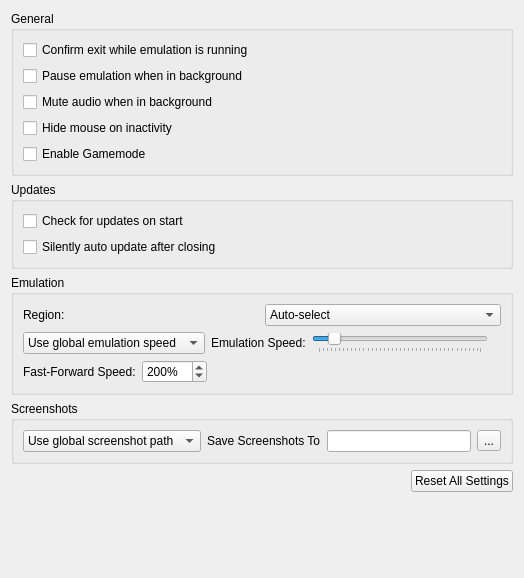
<?xml version="1.0" encoding="UTF-8"?>
<ui version="4.0">
 <class>ConfigureGeneral</class>
 <widget class="QWidget" name="ConfigureGeneral">
  <property name="geometry">
   <rect>
    <x>0</x>
    <y>0</y>
    <width>524</width>
    <height>578</height>
   </rect>
  </property>
  <property name="windowTitle">
   <string>Form</string>
  </property>
  <layout class="QHBoxLayout" name="horizontalLayout">
   <item>
    <layout class="QVBoxLayout" name="verticalLayout">
     <item>
      <widget class="QGroupBox" name="general_group">
       <property name="title">
        <string>General</string>
       </property>
       <layout class="QVBoxLayout" name="verticalLayout_5">
        <item>
         <widget class="QCheckBox" name="toggle_check_exit">
          <property name="text">
           <string>Confirm exit while emulation is running</string>
          </property>
         </widget>
        </item>
        <item>
         <widget class="QCheckBox" name="toggle_background_pause">
          <property name="text">
           <string>Pause emulation when in background</string>
          </property>
         </widget>
        </item>
        <item>
         <widget class="QCheckBox" name="toggle_background_mute">
          <property name="text">
           <string>Mute audio when in background</string>
          </property>
         </widget>
        </item>
        <item>
         <widget class="QCheckBox" name="toggle_hide_mouse">
          <property name="text">
           <string>Hide mouse on inactivity</string>
          </property>
         </widget>
        </item>
        <item>
         <widget class="QCheckBox" name="toggle_gamemode">
          <property name="text">
           <string>Enable Gamemode</string>
          </property>
         </widget>
        </item>
       </layout>
      </widget>
     </item>
     <item>
      <widget class="QGroupBox" name="updateBox">
       <property name="title">
        <string>Updates</string>
       </property>
       <layout class="QVBoxLayout" name="verticalLayout_4">
        <item>
         <widget class="QCheckBox" name="toggle_update_check">
          <property name="text">
           <string>Check for updates on start</string>
          </property>
         </widget>
        </item>
        <item>
         <widget class="QCheckBox" name="toggle_auto_update">
          <property name="text">
           <string>Silently auto update after closing</string>
          </property>
         </widget>
        </item>
       </layout>
      </widget>
     </item>
     <item>
      <widget class="QGroupBox" name="emulation_group">
       <property name="title">
        <string>Emulation</string>
       </property>
       <layout class="QVBoxLayout" name="verticalLayout_2">
        <item>
         <widget class="QWidget" name="widget_region" native="true">
          <layout class="QHBoxLayout" name="region_layout">
           <property name="leftMargin">
            <number>0</number>
           </property>
           <property name="topMargin">
            <number>0</number>
           </property>
           <property name="rightMargin">
            <number>0</number>
           </property>
           <property name="bottomMargin">
            <number>0</number>
           </property>
           <item>
            <widget class="QLabel" name="region_label">
             <property name="text">
              <string>Region:</string>
             </property>
            </widget>
           </item>
           <item>
            <widget class="QComboBox" name="region_combobox">
             <item>
              <property name="text">
               <string>Auto-select</string>
              </property>
             </item>
             <item>
              <property name="text">
               <string notr="true">JPN</string>
              </property>
             </item>
             <item>
              <property name="text">
               <string notr="true">USA</string>
              </property>
             </item>
             <item>
              <property name="text">
               <string notr="true">EUR</string>
              </property>
             </item>
             <item>
              <property name="text">
               <string notr="true">AUS</string>
              </property>
             </item>
             <item>
              <property name="text">
               <string notr="true">CHN</string>
              </property>
             </item>
             <item>
              <property name="text">
               <string notr="true">KOR</string>
              </property>
             </item>
             <item>
              <property name="text">
               <string notr="true">TWN</string>
              </property>
             </item>
            </widget>
           </item>
          </layout>
         </widget>
        </item>
        <item>
         <widget class="QWidget" name="emulation_speed_layout" native="true">
          <layout class="QHBoxLayout" name="emulation_speed_layout_inner">
           <property name="leftMargin">
            <number>0</number>
           </property>
           <property name="topMargin">
            <number>0</number>
           </property>
           <property name="rightMargin">
            <number>0</number>
           </property>
           <property name="bottomMargin">
            <number>0</number>
           </property>
           <item>
            <widget class="QComboBox" name="emulation_speed_combo">
             <item>
              <property name="text">
               <string>Use global emulation speed</string>
              </property>
             </item>
             <item>
              <property name="text">
               <string>Set emulation speed:</string>
              </property>
             </item>
            </widget>
           </item>
           <item>
            <widget class="QLabel" name="label_emulation_speed">
             <property name="text">
              <string>Emulation Speed:</string>
             </property>
            </widget>
           </item>
           <item>
            <widget class="QSlider" name="frame_limit">
             <property name="minimum">
              <number>0</number>
             </property>
             <property name="maximum">
              <number>199</number>
             </property>
             <property name="singleStep">
              <number>5</number>
             </property>
             <property name="pageStep">
              <number>15</number>
             </property>
             <property name="value">
              <number>19</number>
             </property>
             <property name="orientation">
              <enum>Qt::Horizontal</enum>
             </property>
             <property name="tickPosition">
              <enum>QSlider::TicksBelow</enum>
             </property>
            </widget>
           </item>
           <item>
            <widget class="QLabel" name="emulation_speed_display_label">
             <property name="text">
              <string/>
             </property>
             <property name="alignment">
              <set>Qt::AlignRight|Qt::AlignTrailing|Qt::AlignVCenter</set>
             </property>
            </widget>
           </item>
          </layout>
         </widget>
        </item>
        <item>
         <widget class="QWidget" name="widget_fast_forward" native="true">
          <layout class="QHBoxLayout" name="fast_forward_layout">
           <property name="leftMargin"><number>0</number></property>
           <property name="topMargin"><number>0</number></property>
           <property name="rightMargin"><number>0</number></property>
           <property name="bottomMargin"><number>0</number></property>
           <item>
            <widget class="QLabel" name="label_fast_forward_speed">
             <property name="text"><string>Fast-Forward Speed:</string></property>
            </widget>
           </item>
           <item>
            <widget class="QSpinBox" name="fast_forward_speed">
             <property name="toolTip"><string>Speed multiplier when fast-forward is active (% of base speed). 200 = 2× normal speed.</string></property>
             <property name="suffix"><string>%</string></property>
             <property name="minimum"><number>100</number></property>
             <property name="maximum"><number>3000</number></property>
             <property name="singleStep"><number>50</number></property>
             <property name="value"><number>200</number></property>
            </widget>
           </item>
           <item>
            <spacer>
             <property name="orientation"><enum>Qt::Horizontal</enum></property>
             <property name="sizeHint" stdset="0">
              <size><width>40</width><height>20</height></size>
             </property>
            </spacer>
           </item>
          </layout>
         </widget>
        </item>
       </layout>
      </widget>
     </item>
     <item>
      <widget class="QGroupBox" name="screenshot_group">
       <property name="title">
        <string>Screenshots</string>
       </property>
       <layout class="QGridLayout" name="gridLayout">
        <property name="verticalSpacing">
         <number>0</number>
        </property>
        <item row="0" column="1">
         <widget class="QWidget" name="widget_screenshot" native="true">
          <layout class="QHBoxLayout" name="screenshot_layout">
           <property name="leftMargin">
            <number>0</number>
           </property>
           <property name="topMargin">
            <number>0</number>
           </property>
           <property name="rightMargin">
            <number>0</number>
           </property>
           <property name="bottomMargin">
            <number>0</number>
           </property>
           <item>
            <widget class="QComboBox" name="screenshot_combo">
             <item>
              <property name="text">
               <string>Use global screenshot path</string>
              </property>
             </item>
             <item>
              <property name="text">
               <string>Set screenshot path:</string>
              </property>
             </item>
            </widget>
           </item>
           <item>
            <widget class="QLabel" name="screenshot_dir_label">
             <property name="text">
              <string>Save Screenshots To</string>
             </property>
            </widget>
           </item>
           <item>
            <widget class="QLineEdit" name="screenshot_dir_path"/>
           </item>
           <item>
            <widget class="QToolButton" name="change_screenshot_dir">
             <property name="text">
              <string>...</string>
             </property>
            </widget>
           </item>
          </layout>
         </widget>
        </item>
       </layout>
      </widget>
     </item>
     <item alignment="Qt::AlignRight">
      <widget class="QPushButton" name="button_reset_defaults">
       <property name="text">
        <string>Reset All Settings</string>
       </property>
      </widget>
     </item>
     <item>
      <spacer name="verticalSpacer">
       <property name="orientation">
        <enum>Qt::Vertical</enum>
       </property>
       <property name="sizeHint" stdset="0">
        <size>
         <width>20</width>
         <height>40</height>
        </size>
       </property>
      </spacer>
     </item>
    </layout>
   </item>
  </layout>
 </widget>
 <tabstops>
  <tabstop>toggle_check_exit</tabstop>
  <tabstop>toggle_background_pause</tabstop>
  <tabstop>toggle_hide_mouse</tabstop>
  <tabstop>toggle_update_check</tabstop>
  <tabstop>toggle_auto_update</tabstop>
  <tabstop>button_reset_defaults</tabstop>
 </tabstops>
 <resources/>
 <connections/>
</ui>
